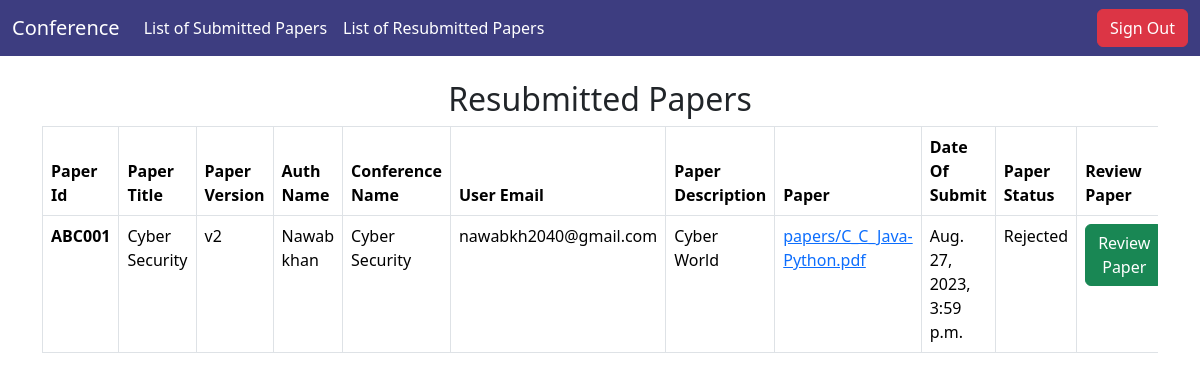
/reviewer/list-of-resubmitted-paper/ (signed in), run on the app's committed database.
### singup/models.py (models this page shows, shortened)
class resubmit_papers(models.Model):
    paper_id=models.IntegerField()
    user = models.ForeignKey(CustomUser, on_delete=models.CASCADE, default=None)
    title_paper=models.CharField(max_length=70)
    Auth_name=models.CharField(max_length=70)
    paper_description=models.CharField(max_length=500)
    paper_upload=models.FileField(upload_to='papers/')
    start_date=models.DateTimeField(default=timezone.now)
    STATUS_CHOICES = (
        ('pending', 'Pending'),
        ('approved', 'Approved'),
        ('rejected', 'Rejected'),
        )
    status = models.CharField(max_length=10, choices=STATUS_CHOICES, default='pending')
    has_uploaded_paper = models.BooleanField(default=False)
    conference = models.ForeignKey(
        conference,
        on_delete=models.CASCADE,
        default=None,
        null=True,
        related_name='paper'
    )
    Auth_email = models.EmailField(default='example@example.com')
    Auth_affiliation = models.CharField(max_length=100, default='No affiliation')
    Auth_mobile = models.CharField(max_length=20, default='N/A')
    corresponding_auth_name = models.CharField(max_length=100, default='Unknown')
    corresponding_auth_email = models.EmailField(default='corresponding@example.com')
    corresponding_auth_affiliation = models.CharField(max_length=100, default='No affiliation')
    corresponding_auth_mobile = models.CharField(max_length=20, default='N/A')
    other_auth_name = models.CharField(max_length=100, default='Unknown')
    other_auth_email = models.CharField(max_length=150,default='other@example.com')
    other_auth_affiliation = models.CharField(max_length=100, default='No affiliation')
    other_auth_mobile = models.CharField(max_length=20, default='N/A')
    paper_keyword = models.CharField(max_length=100, default='No keywords')
    version = models.PositiveIntegerField(default=1)
    comment1 = models.CharField(max_length=1000,default="Not Available")
    comment2 = models.CharField(max_length=1000,default="Not Available")
    comment3 = models.CharField(max_length=1000,default="Not Available")
    reviewer_comments = models.JSONField(default=dict, blank=True)
    assigned_reviewers = models.ManyToManyField(Reviewer_data, related_name='resubmit_papers')

class CustomUser(AbstractBaseUser,PermissionsMixin):
    groups = models.ManyToManyField(
        Group,
        verbose_name=('groups'),
        blank=True,
        related_name='customuser_set',  # Add a related_name
        related_query_name='user'
    )
    user_permissions = models.ManyToManyField(
        Permission,
        verbose_name=('user permissions'),
        blank=True,
        related_name='customuser_set',  # Add a related_name
        related_query_name='user'
    )
    name = models.CharField(max_length=70)
    email = models.EmailField(unique=True)
    number = models.CharField(max_length=15)
    password = models.CharField(max_length=500)
    date = models.DateTimeField(default=timezone.now)
    is_active = models.BooleanField(default=True)
    is_staff = models.BooleanField(default=False)
    is_auth =models.BooleanField(default=False)
    is_reviewer = models.BooleanField(default=False)
    is_conference_admin =models.BooleanField(default=False)
    objects = CustomUserManager()
    USERNAME_FIELD = 'email'
    REQUIRED_FIELDS = ['name', 'number']
    def __str__(self):
        return self.email
    username = models.CharField(max_length=70, null=True, blank=True)

### login/models.py (models this page shows)
class conference(models.Model):
     conference_name = models.CharField(max_length=80)
     conference_descriptions = models.CharField(max_length=600)
     conference_start_date = models.DateTimeField(default=timezone.now)
     conference_end_date = models.DateField()
     conference_venue=models.CharField(max_length=250,default="online",null=True)
     STATUS_CHOICES = (
        ('online', 'Online'),
        ('offline', 'Offline'),
        ('hybrid', 'Hybrid'),
        )
     conference_mode= models.CharField(max_length=20, choices=STATUS_CHOICES, default='online')
     conference_user = models.CharField(default="Not present",max_length=150)
     has_uploaded_paper = models.BooleanField(default=False)
     def __str__(self):
          return self.conference_name

### reviewer/views.py (the view, shortened to what this page needs)
# urls.py: path('list-of-resubmitted-paper/',views.list_of_resubmitted_papers,name="list-of-resubmitted-paper"),
def list_of_resubmitted_papers(request):
    if request.user.is_authenticated:
        user=request.user
        fname=user.name
        if user.is_reviewer:
            add_id=Reviewer_data.objects.get(email=user)
            add_id_ok=user.id
            add_id.reviewer_id=add_id_ok
            add_id.save()
            if add_id.is_ok:
                reviewer_instance = get_object_or_404(Reviewer_data, email=user.email)
                papers = resubmit_papers.objects.filter(assigned_reviewers=reviewer_instance)
                fname=add_id.reviewer_name
                content ={
                "add_id":add_id,
                "papers" : papers,
                }
                return render(request,'reviewer/resubmitted_paper.html',content)
        else:
            print("User is ",fname,"Not Reviewer")
            logout(request)
            return redirect('reviewer-sing-in')
    else :
        return redirect('reviewer-sing-in')

### reviewer/templates/reviewer/resubmitted_paper.html (shortened to what this page needs)
{% extends 'reviewer/base.html' %}
{% block body %}
{% if papers %}
<div class="container my-4">
     <h2 class="text-center">Resubmitted Papers</h2>
     <div class="table-responsive">
         <table class="table table-bordered">
             <thead class="thead-dark">
                 <tr>
                     <th scope="col">Paper Id</th>
                     <th scope="col">Paper Title</th>
                     <th scope="col">Paper Version</th>
                     <th scope="col">Auth Name</th>
                     <th scope="col">Conference Name</th>
                     <th scope="col">User Email</th>
                     <th scope="col">Paper Description</th>
                     <th scope="col">Paper</th>
                     <th scope="col">Date Of Submit</th>
                     <th scope="col">Paper Status</th>
                     <th scope="col">Review Paper</th>
                 </tr>
             </thead>
             <tbody>
                 {% for papers in papers %}
                 <tr>
                     <th scope="row">ABC{{ papers.paper_id|stringformat:"003d" }}</th>
                     <td>{{ papers.title_paper }}</td>
                     <td>v{{ papers.version }}</td>
                     <td>{{ papers.Auth_name }}</td>
                     <td>{{ papers.conference }}</td>
                     <td>{{ papers.user }}</td>
                     <td>{{ papers.paper_description }}</td>
                     <td><a href="/media/{{ papers.paper_upload }}">{{ papers.paper_upload }}</a></td>
                     <td>{{ papers.start_date }}</td>
                     <td style="text-transform: capitalize;" >{{ papers.status }}</td>
                     <td><a style="text-decoration: none;color: aliceblue;" href="{% url 'paper_reviewer_resubmit' paper_id=papers.id %}"><button type="submit" class="btn btn-success">Review Paper</button></a></td>
                 </tr>
                 {% endfor %}
             </tbody>
         </table>
     </div>
</div>
{% else %}
    <h3 class="my-4" style="text-align: center; color: rgb(4, 19, 90); " >No Paper is Assing. Please wait Until the paper is Assing </h3>
{% endif %}
{% endblock body %}

### data on the page
resubmit_papers: paper_id "001", title_paper "Cyber Security", version "2", Auth_name "Nawab khan", conference "Cyber Security", user "nawabkh2040@gmail.com", paper_description "Cyber World", paper_upload "papers/C_C_Java-Python.pdf", start_date "Aug. 27, 2023, 3:59 p.m.", status "Rejected"
